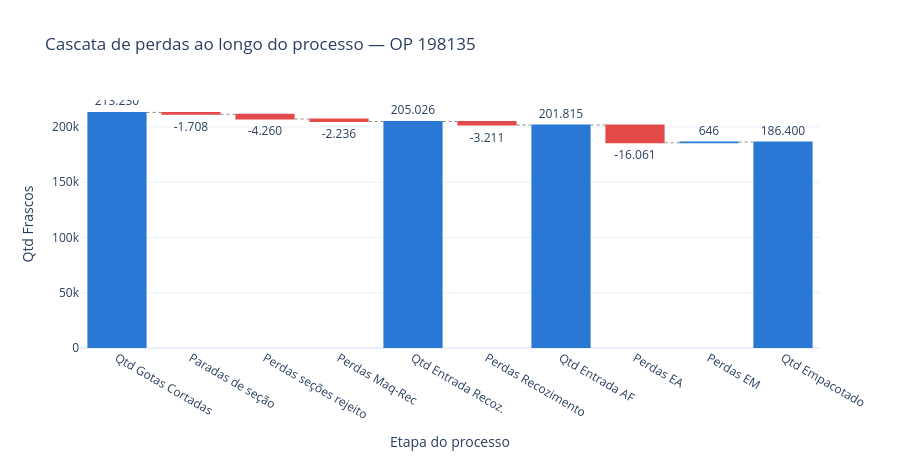
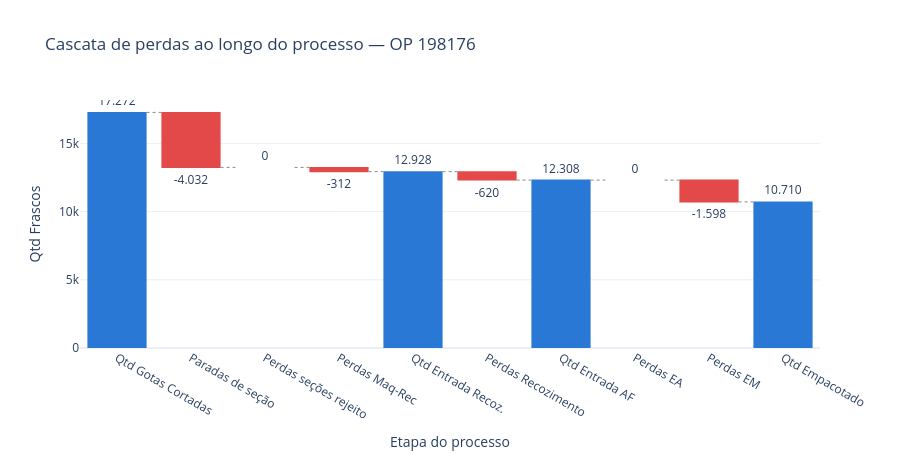
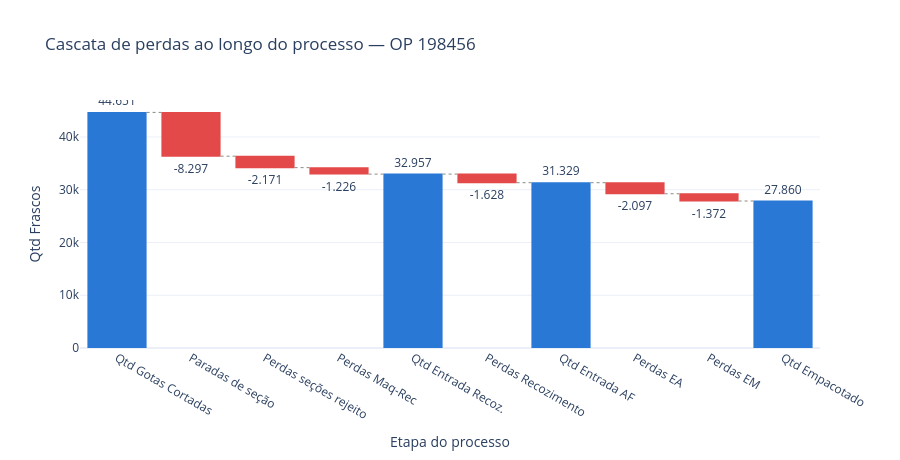
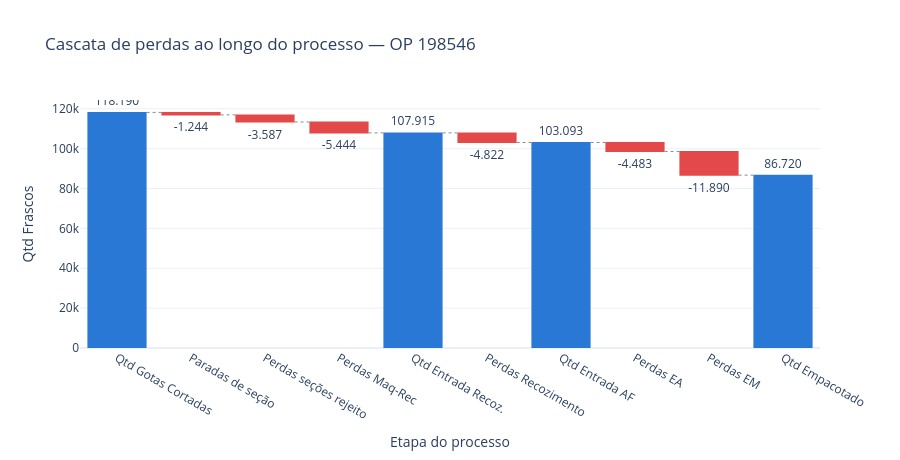

The cell these charts' notebook holds for them, in order:
### Markdown cell above
## Grafico de cascata

### Code cell
# grafico 1: cascata (waterfall), um plot para cada OP do dataframe
# obs: o plotly.express nao tem waterfall, esse tipo so existe no graph_objects (go)

# os valores sao plotados exatamente como vieram da base, sem nenhum tratamento

# visao larga (uma linha por OP)
# 'Perdas Total AQ' e 'Perdas total AF' ficam de fora por serem subtotais das perdas
# individuais: se entrassem, a mesma perda apareceria duas vezes na cascata
qtd_op = df_perdas_tratadas.pivot_table(
    index='Ordem Producao', columns='Entradas / Perdas', values='Qtd Frascos', aggfunc='sum'
)

# cada etapa com o seu papel na cascata:
#   absolute = valor lido direto da base | relative = variacao somada ao acumulado
# os pontos de medicao usam 'absolute' para que a barra mostre o valor gravado na base,
# e nao a soma que o plotly calcularia por conta propria
etapas_cascata = [
    ('Qtd Gotas Cortadas', 'absolute'),
    ('Paradas de seção', 'relative'),
    ('Perdas seções rejeito', 'relative'),
    ('Perdas Maq-Rec', 'relative'),
    ('Qtd Entrada Recoz.', 'absolute'),
    ('Perdas Recozimento', 'relative'),
    ('Qtd Entrada AF', 'absolute'),
    ('Perdas EA', 'relative'),
    ('Perdas EM', 'relative'),
    ('Qtd Empacotado', 'absolute'),
]

etapas = [etapa for etapa, _ in etapas_cascata]
medidas = [medida for _, medida in etapas_cascata]

for op in qtd_op.index:
    valores = [qtd_op.loc[op, etapa] for etapa in etapas]

    display(Markdown(f'### OP {op}'))

    fig = go.Figure(go.Waterfall(
        orientation='v',
        measure=medidas,
        x=etapas,
        y=valores,
        text=[f'{valor:,.0f}'.replace(',', '.') for valor in valores],
        textposition='outside',
        connector={'line': {'color': '#8a8a85', 'dash': 'dot', 'width': 1}},
        decreasing={'marker': {'color': '#e34948'}},
        increasing={'marker': {'color': '#2a78d6'}},
        totals={'marker': {'color': '#2a78d6'}},
    ))

    fig.update_layout(
        title=f'Cascata de perdas ao longo do processo — OP {op}',
        xaxis_title='Etapa do processo',
        yaxis_title='Qtd Frascos',
        template='plotly_white',
        showlegend=False,
        height=460,
    )

    fig.show()
    print()

### Figure 1 — Plotly figure (JSON) as saved in the notebook; plotly's stock layout.template omitted (floating-point values rounded to 4 significant figures)
{"data": [{"connector": {"line": {"color": "#8a8a85", "dash": "dot", "width": 1}}, "decreasing": {"marker": {"color": "#e34948"}}, "increasing": {"marker": {"color": "#2a78d6"}}, "measure": ["absolute", "relative", "relative", "relative", "absolute", "relative", "absolute", "relative", "relative", "absolute"], "orientation": "v", "text": ["213.230", "-1.708", "-4.260", "-2.236", "205.026", "-3.211", "201.815", "-16.061", "646", "186.400"], "textposition": "outside", "totals": {"marker": {"color": "#2a78d6"}}, "type": "waterfall", "x": ["Qtd Gotas Cortadas", "Paradas de seção", "Perdas seções rejeito", "Perdas Maq-Rec", "Qtd Entrada Recoz.", "Perdas Recozimento", "Qtd Entrada AF", "Perdas EA", "Perdas EM", "Qtd Empacotado"], "y": [213230, -1708, -4260, -2236, 205026, -3211, 201815, -16061, 646, 186400]}], "layout": {"height": 460, "showlegend": false, "title": {"text": "Cascata de perdas ao longo do processo — OP 198135"}, "xaxis": {"title": {"text": "Etapa do processo"}}, "yaxis": {"title": {"text": "Qtd Frascos"}}}}

### Figure 2 — Plotly figure (JSON) as saved in the notebook; plotly's stock layout.template omitted (floating-point values rounded to 4 significant figures)
{"data": [{"connector": {"line": {"color": "#8a8a85", "dash": "dot", "width": 1}}, "decreasing": {"marker": {"color": "#e34948"}}, "increasing": {"marker": {"color": "#2a78d6"}}, "measure": ["absolute", "relative", "relative", "relative", "absolute", "relative", "absolute", "relative", "relative", "absolute"], "orientation": "v", "text": ["17.272", "-4.032", "0", "-312", "12.928", "-620", "12.308", "0", "-1.598", "10.710"], "textposition": "outside", "totals": {"marker": {"color": "#2a78d6"}}, "type": "waterfall", "x": ["Qtd Gotas Cortadas", "Paradas de seção", "Perdas seções rejeito", "Perdas Maq-Rec", "Qtd Entrada Recoz.", "Perdas Recozimento", "Qtd Entrada AF", "Perdas EA", "Perdas EM", "Qtd Empacotado"], "y": [17272, -4032, 0, -312, 12928, -620, 12308, 0, -1598, 10710]}], "layout": {"height": 460, "showlegend": false, "title": {"text": "Cascata de perdas ao longo do processo — OP 198176"}, "xaxis": {"title": {"text": "Etapa do processo"}}, "yaxis": {"title": {"text": "Qtd Frascos"}}}}

### Figure 3 — Plotly figure (JSON) as saved in the notebook; plotly's stock layout.template omitted (floating-point values rounded to 4 significant figures)
{"data": [{"connector": {"line": {"color": "#8a8a85", "dash": "dot", "width": 1}}, "decreasing": {"marker": {"color": "#e34948"}}, "increasing": {"marker": {"color": "#2a78d6"}}, "measure": ["absolute", "relative", "relative", "relative", "absolute", "relative", "absolute", "relative", "relative", "absolute"], "orientation": "v", "text": ["44.651", "-8.297", "-2.171", "-1.226", "32.957", "-1.628", "31.329", "-2.097", "-1.372", "27.860"], "textposition": "outside", "totals": {"marker": {"color": "#2a78d6"}}, "type": "waterfall", "x": ["Qtd Gotas Cortadas", "Paradas de seção", "Perdas seções rejeito", "Perdas Maq-Rec", "Qtd Entrada Recoz.", "Perdas Recozimento", "Qtd Entrada AF", "Perdas EA", "Perdas EM", "Qtd Empacotado"], "y": [44651, -8297, -2171, -1226, 32957, -1628, 31329, -2097, -1372, 27860]}], "layout": {"height": 460, "showlegend": false, "title": {"text": "Cascata de perdas ao longo do processo — OP 198456"}, "xaxis": {"title": {"text": "Etapa do processo"}}, "yaxis": {"title": {"text": "Qtd Frascos"}}}}

### Figure 4 — Plotly figure (JSON) as saved in the notebook; plotly's stock layout.template omitted (floating-point values rounded to 4 significant figures)
{"data": [{"connector": {"line": {"color": "#8a8a85", "dash": "dot", "width": 1}}, "decreasing": {"marker": {"color": "#e34948"}}, "increasing": {"marker": {"color": "#2a78d6"}}, "measure": ["absolute", "relative", "relative", "relative", "absolute", "relative", "absolute", "relative", "relative", "absolute"], "orientation": "v", "text": ["118.190", "-1.244", "-3.587", "-5.444", "107.915", "-4.822", "103.093", "-4.483", "-11.890", "86.720"], "textposition": "outside", "totals": {"marker": {"color": "#2a78d6"}}, "type": "waterfall", "x": ["Qtd Gotas Cortadas", "Paradas de seção", "Perdas seções rejeito", "Perdas Maq-Rec", "Qtd Entrada Recoz.", "Perdas Recozimento", "Qtd Entrada AF", "Perdas EA", "Perdas EM", "Qtd Empacotado"], "y": [118190, -1244, -3587, -5444, 107915, -4822, 103093, -4483, -11890, 86720]}], "layout": {"height": 460, "showlegend": false, "title": {"text": "Cascata de perdas ao longo do processo — OP 198546"}, "xaxis": {"title": {"text": "Etapa do processo"}}, "yaxis": {"title": {"text": "Qtd Frascos"}}}}
